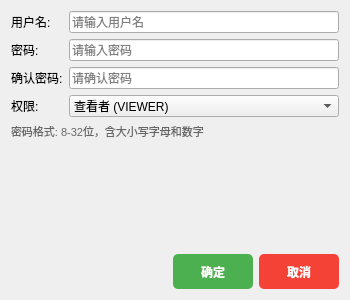
<?xml version="1.0" encoding="UTF-8"?>
<ui version="4.0">
 <class>AddUserDialog</class>
 <widget class="QDialog" name="AddUserDialog">
  <property name="geometry">
   <rect>
    <x>0</x>
    <y>0</y>
    <width>350</width>
    <height>300</height>
   </rect>
  </property>
  <property name="sizePolicy">
   <sizepolicy hsizetype="Fixed" vsizetype="Fixed">
    <horstretch>0</horstretch>
    <verstretch>0</verstretch>
   </sizepolicy>
  </property>
  <property name="windowTitle">
   <string>添加用户</string>
  </property>
  <property name="modal">
   <bool>true</bool>
  </property>
  <layout class="QVBoxLayout" name="verticalLayout">
   <item>
    <layout class="QFormLayout" name="formLayout">
     <item row="0" column="0">
      <widget class="QLabel" name="usernameLabel">
       <property name="text">
        <string>用户名:</string>
       </property>
      </widget>
     </item>
     <item row="0" column="1">
      <widget class="QLineEdit" name="usernameEdit">
       <property name="placeholderText">
        <string>请输入用户名</string>
       </property>
      </widget>
     </item>
     <item row="1" column="0">
      <widget class="QLabel" name="passwordLabel">
       <property name="text">
        <string>密码:</string>
       </property>
      </widget>
     </item>
     <item row="1" column="1">
      <widget class="QLineEdit" name="passwordEdit">
       <property name="echoMode">
        <enum>QLineEdit::Password</enum>
       </property>
       <property name="placeholderText">
        <string>请输入密码</string>
       </property>
      </widget>
     </item>
     <item row="2" column="0">
      <widget class="QLabel" name="confirmPasswordLabel">
       <property name="text">
        <string>确认密码:</string>
       </property>
      </widget>
     </item>
     <item row="2" column="1">
      <widget class="QLineEdit" name="confirmPasswordEdit">
       <property name="echoMode">
        <enum>QLineEdit::Password</enum>
       </property>
       <property name="placeholderText">
        <string>请确认密码</string>
       </property>
      </widget>
     </item>
     <item row="3" column="0">
      <widget class="QLabel" name="permissionLabel">
       <property name="text">
        <string>权限:</string>
       </property>
      </widget>
     </item>
     <item row="3" column="1">
      <widget class="QComboBox" name="permissionCombo">
       <item>
        <property name="text">
         <string>查看者 (VIEWER)</string>
        </property>
       </item>
       <item>
        <property name="text">
         <string>操作员 (OPERATOR)</string>
        </property>
       </item>
       <item>
        <property name="text">
         <string>管理员 (ADMIN)</string>
        </property>
       </item>
      </widget>
     </item>
    </layout>
   </item>
   <item>
    <widget class="QLabel" name="passwordHintLabel">
     <property name="styleSheet">
      <string>color: #666; font-size: 11px;</string>
     </property>
     <property name="text">
      <string>密码格式: 8-32位，含大小写字母和数字</string>
     </property>
    </widget>
   </item>
   <item>
    <spacer name="verticalSpacer">
     <property name="orientation">
      <enum>Qt::Vertical</enum>
     </property>
     <property name="sizeHint" stdset="0">
      <size>
       <width>20</width>
       <height>40</height>
      </size>
     </property>
    </spacer>
   </item>
   <item>
    <layout class="QHBoxLayout" name="buttonLayout">
     <item>
      <spacer name="horizontalSpacer">
       <property name="orientation">
        <enum>Qt::Horizontal</enum>
       </property>
       <property name="sizeHint" stdset="0">
        <size>
         <width>40</width>
         <height>20</height>
        </size>
       </property>
      </spacer>
     </item>
     <item>
      <widget class="QPushButton" name="okButton">
       <property name="minimumSize">
        <size>
         <width>80</width>
         <height>35</height>
        </size>
       </property>
       <property name="styleSheet">
        <string>background-color: #4CAF50; color: white; font-weight: bold; border-radius: 5px;</string>
       </property>
       <property name="text">
        <string>确定</string>
       </property>
      </widget>
     </item>
     <item>
      <widget class="QPushButton" name="cancelButton">
       <property name="minimumSize">
        <size>
         <width>80</width>
         <height>35</height>
        </size>
       </property>
       <property name="styleSheet">
        <string>background-color: #f44336; color: white; font-weight: bold; border-radius: 5px;</string>
       </property>
       <property name="text">
        <string>取消</string>
       </property>
      </widget>
     </item>
    </layout>
   </item>
  </layout>
 </widget>
 <resources/>
 <connections/>
</ui>
